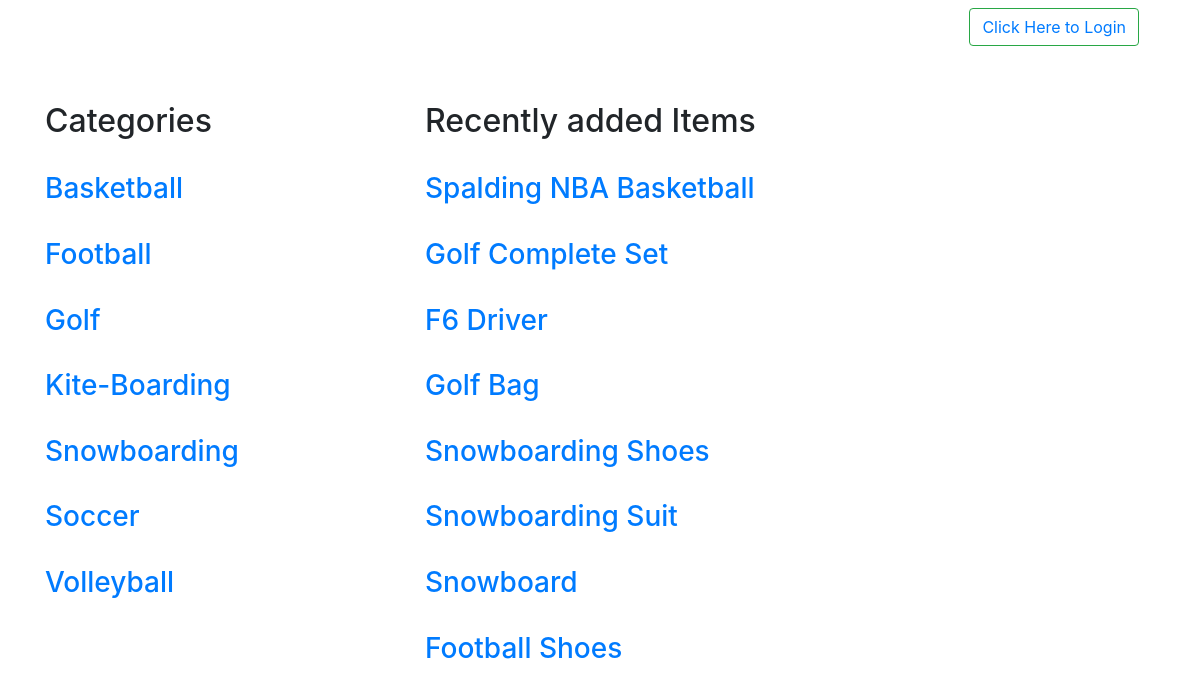
/catalog, run on the app's committed database.
### database_setup.py (models this page shows, shortened)
class Category(Base):
    __tablename__ = 'category'
    id = Column(Integer, primary_key=True)
    name = Column(String(250), nullable=False)
    user_id = Column(Integer, ForeignKey('user.id'))
    user = relationship(User)

class Item(Base):
    __tablename__ = 'item'
    id = Column(Integer, primary_key=True)
    name = Column(String(250), nullable=False)
    description = Column(String(1000), nullable=False)
    price = Column(Integer, nullable=False)
    category_id = Column(Integer, ForeignKey('category.id'))
    category = relationship(Category)
    user_id = Column(Integer, ForeignKey('user.id'))
    user = relationship(User)

### ItemCatalogProject.py (the view)
@app.route('/')
@app.route('/catalog')
def show_categories():
    categories = session.query(Category).order_by(asc(Category.name))
    recent_items = session.query(Item).order_by(Item.id.desc()).limit(8)
    if 'username' not in login_session:
        return render_template('publicCatalog.html', categories=categories,
                               items=recent_items)
    else:
        return render_template('catalog.html', categories=categories,
                               items=recent_items)

### templates/publicCatalog.html
{% extends 'main.html' %}
{% block content %}
{% include 'header.html' %}
<br><br>
<div class="row">
<div class="col-md-4">
<h2>Categories</h2>
<br>
{% for category in categories %}
   <a href="{{ url_for('show_category', category_id=category.id) }}"> <h3>{{ category.name }}</h3> </a>
    <br>
{% endfor %}
 </div>
<div class="col-md-8">
<h2>Recently added Items</h2>
<br>
{% for item in items %}
   <a href="{{ url_for('show_item', category_id=item.category_id, item_id=item.id) }}"> <h3>{{ item.name }}</h3> </a>
    <br>
{% endfor %}
  </div>
  </div>
{% endblock %}

### templates/main.html (shortened to what this page needs)
<!DOCTYPE html>
<html lang="en">
<head>
<link rel="stylesheet" href="https://maxcdn.bootstrapcdn.com/bootstrap/4.0.0-alpha.6/css/bootstrap.min.css">
    <link rel=stylesheet type=text/css href="{{ url_for('static', filename='styles.css') }}">
  </head>
  <body>
    <div class="container">
        {% block content %}
        {% endblock %}
    </div>
  </body>
</html>

### templates/header.html (shortened to what this page needs)
<nav class="navbar navbar-toggleable-md navbar-light bg-faded justify-content-end">
      <button class="nav-item btn btn-outline-success my-2 my-sm-0" type="submit">
            {%if 'username' not in session %}
	<a href="{{url_for('show_login')}}">Click Here to Login </a>
			{% else %}
			<a href="{{url_for('gdisconnect')}}">Logout </a>
			{% endif %}
      </button>
</nav>

### data on the page
Category: name "Basketball"
Category: name "Football"
Category: name "Golf"
Category: name "Kite-Boarding"
Category: name "Snowboarding"
Category: name "Soccer"
Category: name "Volleyball"
Item: name "Spalding NBA Basketball"
Item: name "Golf Complete Set"
Item: name "F6 Driver"
Item: name "Golf Bag"
Item: name "Snowboarding Shoes"
Item: name "Snowboarding Suit"
Item: name "Snowboard"
Item: name "Football Shoes"
